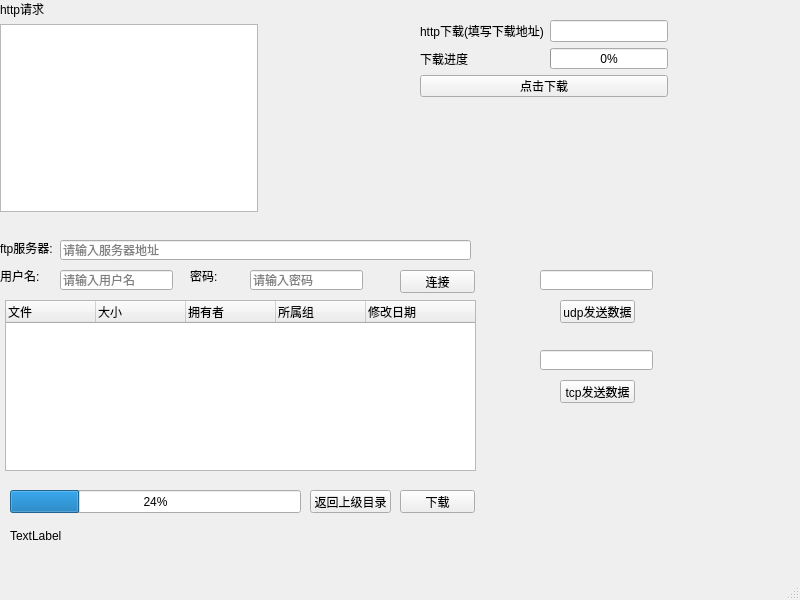
<?xml version="1.0" encoding="UTF-8"?>
<ui version="4.0">
 <class>MainWindow</class>
 <widget class="QMainWindow" name="MainWindow">
  <property name="geometry">
   <rect>
    <x>0</x>
    <y>0</y>
    <width>800</width>
    <height>600</height>
   </rect>
  </property>
  <property name="windowTitle">
   <string>MainWindow</string>
  </property>
  <widget class="QWidget" name="centralwidget">
   <widget class="QLineEdit" name="ftpServerLineEdit">
    <property name="geometry">
     <rect>
      <x>60</x>
      <y>240</y>
      <width>411</width>
      <height>20</height>
     </rect>
    </property>
    <property name="text">
     <string/>
    </property>
    <property name="placeholderText">
     <string>请输入服务器地址</string>
    </property>
   </widget>
   <widget class="QLabel" name="label_4">
    <property name="geometry">
     <rect>
      <x>0</x>
      <y>240</y>
      <width>61</width>
      <height>16</height>
     </rect>
    </property>
    <property name="text">
     <string>ftp服务器:</string>
    </property>
   </widget>
   <widget class="QLabel" name="label_5">
    <property name="geometry">
     <rect>
      <x>0</x>
      <y>270</y>
      <width>54</width>
      <height>12</height>
     </rect>
    </property>
    <property name="text">
     <string>用户名:</string>
    </property>
   </widget>
   <widget class="QLineEdit" name="userNameLineEdit">
    <property name="geometry">
     <rect>
      <x>60</x>
      <y>270</y>
      <width>113</width>
      <height>20</height>
     </rect>
    </property>
    <property name="toolTip">
     <string>默认用户名请使用:anonymous ,此时密码任意</string>
    </property>
    <property name="text">
     <string/>
    </property>
    <property name="placeholderText">
     <string>请输入用户名</string>
    </property>
   </widget>
   <widget class="QLabel" name="label_6">
    <property name="geometry">
     <rect>
      <x>190</x>
      <y>270</y>
      <width>54</width>
      <height>12</height>
     </rect>
    </property>
    <property name="text">
     <string>密码:</string>
    </property>
   </widget>
   <widget class="QLineEdit" name="passWordLineEdit">
    <property name="geometry">
     <rect>
      <x>250</x>
      <y>270</y>
      <width>113</width>
      <height>20</height>
     </rect>
    </property>
    <property name="text">
     <string/>
    </property>
    <property name="echoMode">
     <enum>QLineEdit::Password</enum>
    </property>
    <property name="placeholderText">
     <string>请输入密码</string>
    </property>
   </widget>
   <widget class="QPushButton" name="connectButton">
    <property name="geometry">
     <rect>
      <x>400</x>
      <y>270</y>
      <width>75</width>
      <height>23</height>
     </rect>
    </property>
    <property name="text">
     <string>连接</string>
    </property>
   </widget>
   <widget class="QTreeWidget" name="fileList">
    <property name="geometry">
     <rect>
      <x>5</x>
      <y>300</y>
      <width>471</width>
      <height>171</height>
     </rect>
    </property>
    <attribute name="headerDefaultSectionSize">
     <number>90</number>
    </attribute>
    <column>
     <property name="text">
      <string>文件</string>
     </property>
     <property name="font">
      <font>
       <pointsize>9</pointsize>
      </font>
     </property>
    </column>
    <column>
     <property name="text">
      <string>大小</string>
     </property>
    </column>
    <column>
     <property name="text">
      <string>拥有者</string>
     </property>
    </column>
    <column>
     <property name="text">
      <string>所属组</string>
     </property>
    </column>
    <column>
     <property name="text">
      <string>修改日期</string>
     </property>
    </column>
   </widget>
   <widget class="QProgressBar" name="progressBar_2">
    <property name="geometry">
     <rect>
      <x>10</x>
      <y>490</y>
      <width>291</width>
      <height>23</height>
     </rect>
    </property>
    <property name="value">
     <number>24</number>
    </property>
   </widget>
   <widget class="QPushButton" name="cdToParentButton">
    <property name="geometry">
     <rect>
      <x>310</x>
      <y>490</y>
      <width>81</width>
      <height>23</height>
     </rect>
    </property>
    <property name="text">
     <string>返回上级目录</string>
    </property>
   </widget>
   <widget class="QPushButton" name="downloadButton">
    <property name="geometry">
     <rect>
      <x>400</x>
      <y>490</y>
      <width>75</width>
      <height>23</height>
     </rect>
    </property>
    <property name="text">
     <string>下载</string>
    </property>
   </widget>
   <widget class="QLabel" name="label_7">
    <property name="geometry">
     <rect>
      <x>10</x>
      <y>515</y>
      <width>461</width>
      <height>41</height>
     </rect>
    </property>
    <property name="text">
     <string>TextLabel</string>
    </property>
   </widget>
   <widget class="QWidget" name="layoutWidget">
    <property name="geometry">
     <rect>
      <x>0</x>
      <y>0</y>
      <width>258</width>
      <height>212</height>
     </rect>
    </property>
    <layout class="QVBoxLayout" name="verticalLayout">
     <item>
      <widget class="QLabel" name="label_3">
       <property name="text">
        <string>http请求</string>
       </property>
      </widget>
     </item>
     <item>
      <widget class="QTextBrowser" name="textBrowser"/>
     </item>
    </layout>
   </widget>
   <widget class="QWidget" name="layoutWidget">
    <property name="geometry">
     <rect>
      <x>420</x>
      <y>20</y>
      <width>248</width>
      <height>77</height>
     </rect>
    </property>
    <layout class="QFormLayout" name="formLayout">
     <item row="0" column="0">
      <widget class="QLabel" name="label">
       <property name="text">
        <string>http下载(填写下载地址)</string>
       </property>
      </widget>
     </item>
     <item row="0" column="1">
      <widget class="QLineEdit" name="lineEdit"/>
     </item>
     <item row="1" column="0">
      <widget class="QLabel" name="label_2">
       <property name="text">
        <string>下载进度</string>
       </property>
      </widget>
     </item>
     <item row="1" column="1">
      <widget class="QProgressBar" name="progressBar">
       <property name="value">
        <number>0</number>
       </property>
      </widget>
     </item>
     <item row="2" column="0" colspan="2">
      <widget class="QPushButton" name="pushButton">
       <property name="text">
        <string>点击下载</string>
       </property>
      </widget>
     </item>
    </layout>
   </widget>
   <widget class="QPushButton" name="pushButton_2">
    <property name="geometry">
     <rect>
      <x>560</x>
      <y>300</y>
      <width>75</width>
      <height>23</height>
     </rect>
    </property>
    <property name="text">
     <string>udp发送数据</string>
    </property>
   </widget>
   <widget class="QLineEdit" name="lineEdit_2">
    <property name="geometry">
     <rect>
      <x>540</x>
      <y>270</y>
      <width>113</width>
      <height>20</height>
     </rect>
    </property>
   </widget>
   <widget class="QPushButton" name="pushButton_3">
    <property name="geometry">
     <rect>
      <x>560</x>
      <y>380</y>
      <width>75</width>
      <height>23</height>
     </rect>
    </property>
    <property name="text">
     <string>tcp发送数据</string>
    </property>
   </widget>
   <widget class="QLineEdit" name="lineEdit_3">
    <property name="geometry">
     <rect>
      <x>540</x>
      <y>350</y>
      <width>113</width>
      <height>20</height>
     </rect>
    </property>
   </widget>
  </widget>
  <widget class="QMenuBar" name="menubar">
   <property name="geometry">
    <rect>
     <x>0</x>
     <y>0</y>
     <width>800</width>
     <height>23</height>
    </rect>
   </property>
  </widget>
  <widget class="QStatusBar" name="statusbar"/>
 </widget>
 <resources/>
 <connections/>
</ui>
